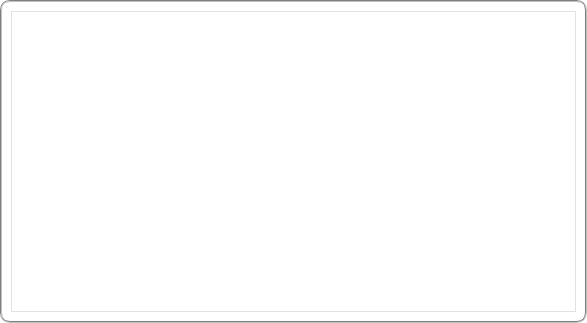
<?xml version="1.0" encoding="UTF-8"?>
<ui version="4.0">
 <class>MainWindow</class>
 <widget class="QMainWindow" name="MainWindow">
  <property name="geometry">
   <rect>
    <x>0</x>
    <y>0</y>
    <width>587</width>
    <height>323</height>
   </rect>
  </property>
  <property name="windowTitle">
   <string>MainWindow</string>
  </property>
  <property name="windowIcon">
   <iconset resource="resource.qrc">
    <normaloff>:/ico/ico.ico</normaloff>:/ico/ico.ico</iconset>
  </property>
  <property name="styleSheet">
   <string notr="true">#MainWindow{ 
	border:2px groove gray;
	border-radius:10px;
    padding:2px 4px;
    background-color: rgba(255, 255, 255,196);
    border-image: url(bg.jpg)
}</string>
  </property>
  <widget class="QWidget" name="centralWidget">
   <layout class="QGridLayout" name="gridLayout">
    <item row="0" column="0">
     <widget class="QTableView" name="tableView">
      <property name="styleSheet">
       <string notr="true">background-color: rgba(255, 255, 255,128);</string>
      </property>
      <property name="editTriggers">
       <set>QAbstractItemView::NoEditTriggers</set>
      </property>
      <property name="sortingEnabled">
       <bool>true</bool>
      </property>
      <attribute name="verticalHeaderVisible">
       <bool>false</bool>
      </attribute>
     </widget>
    </item>
   </layout>
  </widget>
 </widget>
 <layoutdefault spacing="6" margin="11"/>
 <resources>
  <include location="resource.qrc"/>
 </resources>
 <connections/>
 <slots>
  <slot>stopThread()</slot>
 </slots>
</ui>
